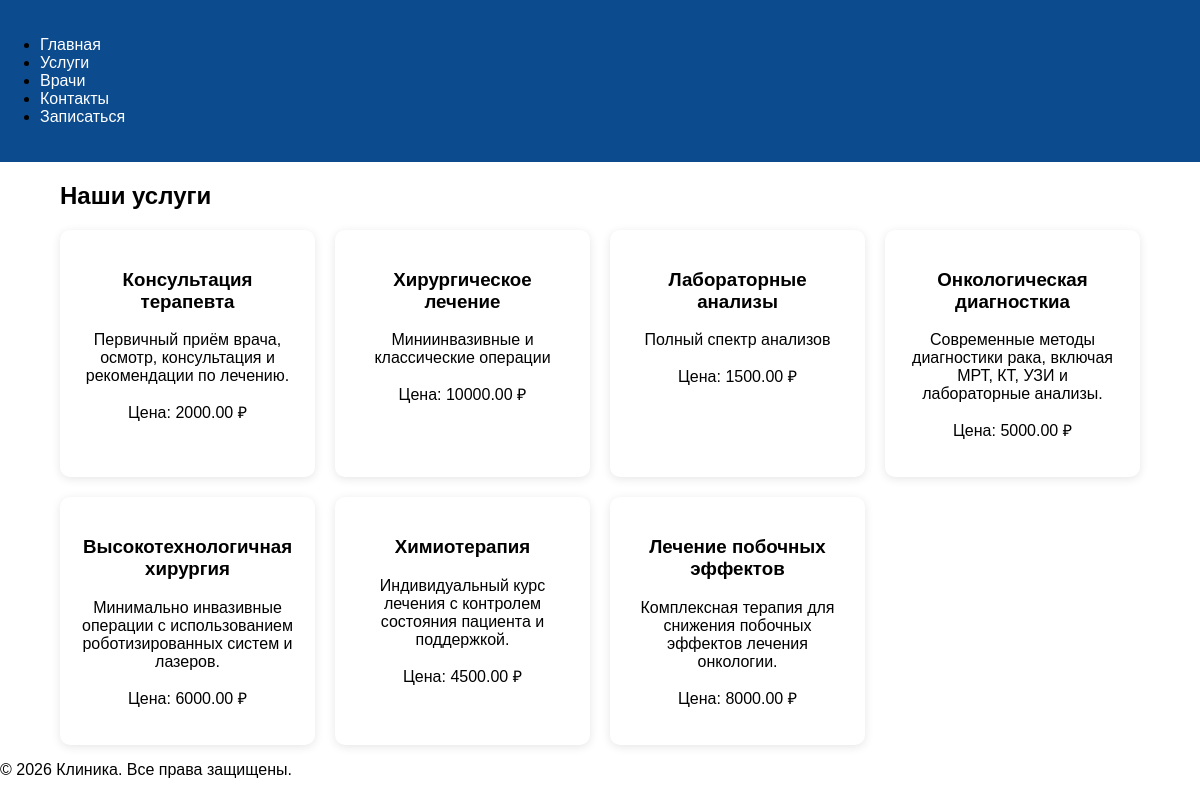
Page /services/ on the committed database.
### main/models.py (models this page shows, shortened)
class Service(models.Model):
    title = models.CharField("Название услуги", max_length=100)
    description = models.TextField("Описание")
    price = models.DecimalField("Цена", max_digits=8, decimal_places=2)

### main/views.py (the view)
# urls.py: path('services/', views.services, name='services'),
def services(request):
    services = Service.objects.all()
    return render(request, 'main/services.html', {'services': services})

### main/templates/main/services.html (shortened to what this page needs)
{% extends 'main/base.html' %}
{% load static %}
{% block content %}
<section class="services">
    <div class="container">
        <h1>Наши услуги</h1>
        <div class="services-grid">
            {% for service in services %}
            <div class="service-card">
                <h3>{{ service.title }}</h3>
                <p>{{ service.description }}</p>
                <p>Цена: {{ service.price }} ₽</p>
            </div>
            {% empty %}
            <p>Услуги пока не добавлены.</p>
            {% endfor %}
        </div>
    </div>
</section>
{% endblock %}

### main/static/main/css/style.css (style rules this page uses)
body { font-family: 'Arial', sans-serif; margin:0; padding:0; }
.container { width: 90%; max-width:1200px; margin:0 auto; }
.services-grid, .doctors-grid { display:grid; grid-template-columns:repeat(auto-fit,minmax(250px,1fr)); gap:20px; }
.service-card, .doctor-card { background:white; padding:20px; border-radius:10px; box-shadow:0 2px 10px rgba(0,0,0,0.1); text-align:center; }

### rows in the picture
Service: title "Консультация терапевта", description "Первичный приём врача, осмотр, консультация и рекомендации по лечению.", price "2000.00"
Service: title "Хирургическое лечение", description "Миниинвазивные и классические операции", price "10000.00"
Service: title "Лабораторные анализы", description "Полный спектр анализов", price "1500.00"
Service: title "Онкологическая диагносткиа", description "Современные методы диагностики рака, включая МРТ, КТ, УЗИ и лабораторные анализы.", price "5000.00"
Service: title "Высокотехнологичная хирургия", description "Минимально инвазивные операции с использованием роботизированных систем и лазеров.", price "6000.00"
Service: title "Химиотерапия", description "Индивидуальный курс лечения с контролем состояния пациента и поддержкой.", price "4500.00"
Service: title "Лечение побочных эффектов", description "Комплексная терапия для снижения побочных эффектов лечения онкологии.", price "8000.00"
